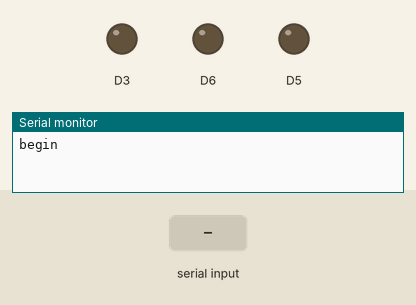
Simulated run of this sketch. Board: ESP8266 (NodeMCU). On the bench: output pins drawn as LEDs (lit = HIGH), the last lines printed to the serial monitor. The inputs (shaded band) are chosen by the test bench.

Above: at 1.2 s.
1.3 s: "1" received over Serial
At 4.1 s:
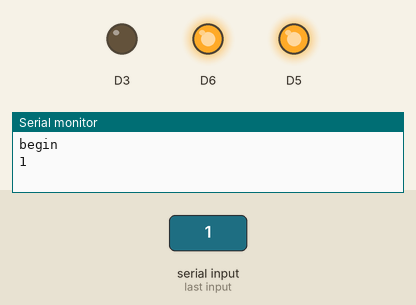
4.3 s: "2" received over Serial
At 5.1 s:
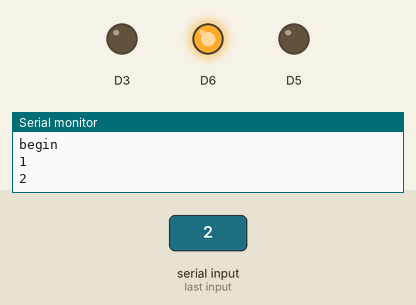
7.3 s: "3" received over Serial
At 8.6 s:
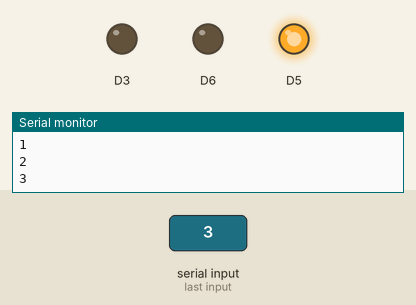
Timing chart, 0 to 10.8 s (numbered marks = the images above; inputs shaded):
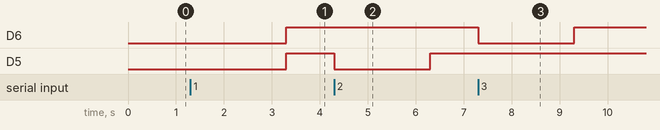

The sketch:

apr33a3.ino
```cpp
void setup()
{
  Serial.begin(115200);

  pinMode(D3, OUTPUT);
  pinMode(D5, OUTPUT);
  pinMode(D6, OUTPUT);
  Serial.println("begin");
}

void loop()
{

  // digitalWrite(D2, HIGH);
  // Serial.println("HIGH");
  // delay(2000);
  // digitalWrite(D2, LOW);
  // Serial.println("LOW");
  // delay(5000);

  while (Serial.available())
  {
    char value = Serial.read();
    Serial.println(value);
    if (value == '1')
    {
      digitalWrite(D3, LOW);
    }
    else if (value == '2')
    {
      digitalWrite(D5, LOW);
    }
    else if (value == '3')
    {
      digitalWrite(D6, LOW);
    }
    delay(2000);
    digitalWrite(D2, HIGH);
    digitalWrite(D5, HIGH);
    digitalWrite(D6, HIGH);
  }
}
```

Measured:
- after the input at 1.3 s, D6, D5: LOW → HIGH after 2.0 s
- after the input at 4.3 s, D5: HIGH → LOW at once, → HIGH 2.0 s later
- after the input at 7.3 s, D6: HIGH → LOW at once, → HIGH 2.0 s later
